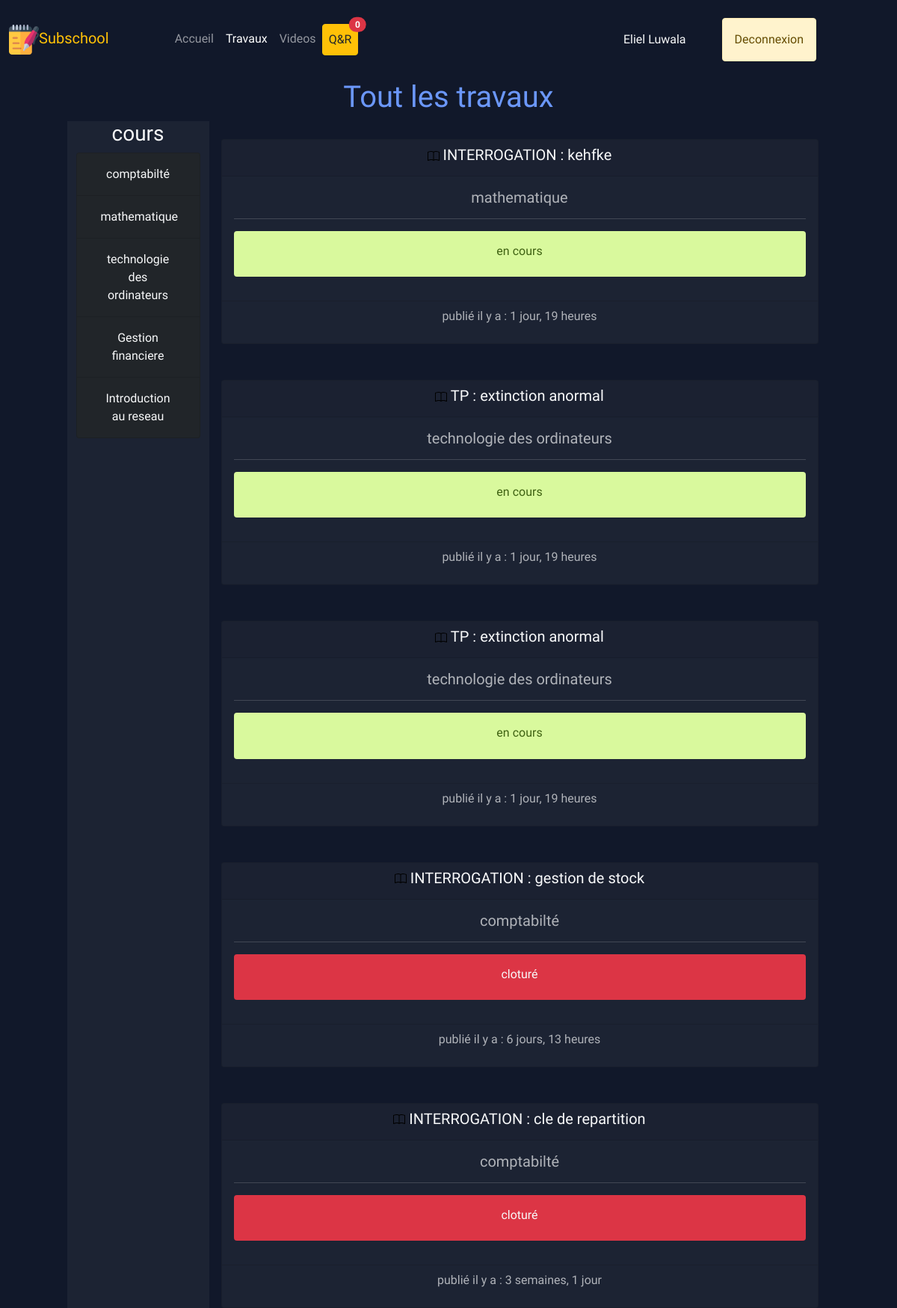
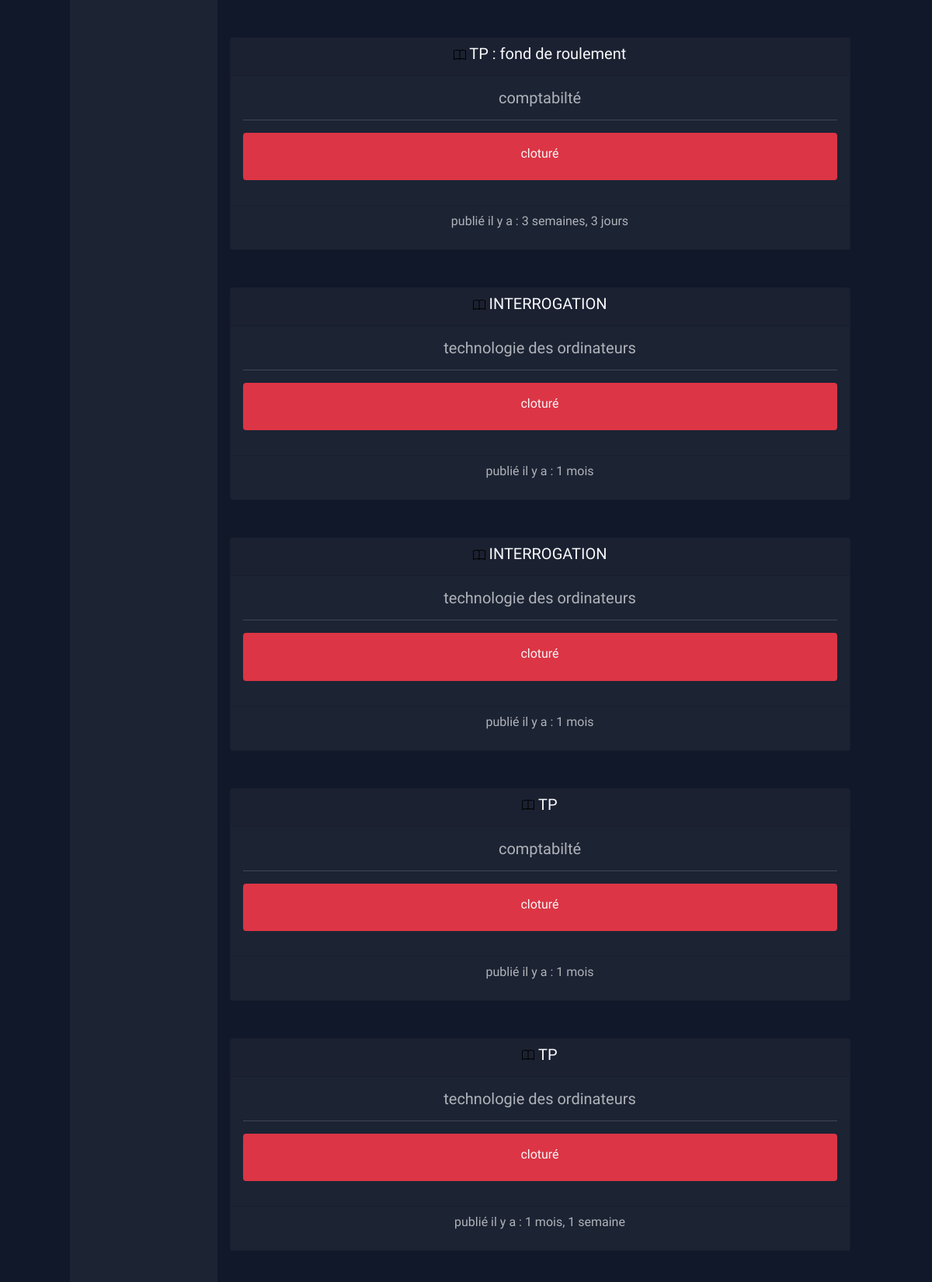
/homeworks_student_side/ (signed in, upper part), run on the app's committed database (2 pictures, top to bottom).
### school/models.py (models this page shows, shortened)
class Student(models.Model):
    user = models.OneToOneField(User, on_delete=models.CASCADE, null=True)
    name = models.CharField(max_length=255)
    matricule = models.CharField(max_length=255, null=True, blank=True)
    promotion = models.ForeignKey(Promotion, on_delete=models.CASCADE)
    com_prom = models.ForeignKey(Promotion, on_delete=models.SET_NULL, null=True, blank=True, related_name="complement")
    def __str__(self):
        return self.name

class Course(models.Model):
    image = models.FileField(upload_to="course_img", null=True)
    name = models.CharField(max_length=255)
    promotion = models.ManyToManyField(Promotion, related_name="courses")
    teacher = models.ForeignKey(Teacher, on_delete=models.CASCADE, null=True)
    credit = models.IntegerField(default=1)
    description = models.TextField(null=True)
    note = models.ManyToManyField(Note, related_name="note")
    hours = models.IntegerField()

class HomeWork(models.Model):
    course = models.ForeignKey(Course, on_delete=models.CASCADE)
    title = models.CharField(max_length=255, null=True)
    file = models.FileField(null=True, upload_to="homeworks")
    date = models.DateTimeField(auto_now_add=True)
    end = models.DateTimeField(null=True)
    notice = models.TextField(blank=True)
    cote = models.IntegerField()
    completed = models.BooleanField(default=False)
    type = models.CharField(choices=type_dutty, max_length=255, null=True)

### school/decorators.py (the view)
        def wrapper_func(request, *args, **kwargs):
            group = None
            if request.user.groups.exists():
                group = request.user.groups.all()[0].name
            if group in allowed_roles:
                return view_func(request, *args, **kwargs)
            else:
                return HttpResponse("Permission non accordée !")
            return wrapper_func(request, *args, **kwargs)

### school/views.py (called while the page is built, shortened)
@login_required(login_url='login')
@allowed_users(allowed_roles=['student'])
def homeworks_for_student(request):
    duttys = HomeWork.objects.filter(Q(course__promotion=request.user.student.promotion) | Q(course__promotion=request.user.student.com_prom)).order_by('-date')
    nbr_msg = Response.objects.filter(question__student=request.user.student, is_read=False).count()
    submission = None
    homework = None
    courses = Course.objects.filter(
        Q(promotion=request.user.student.promotion) | Q(promotion=request.user.student.com_prom))
    courses = set(courses)
    return render(request, 'school/homeworks_student_side.html', context={'homeworks': duttys, 'activedut': 'active', 'nbr_msg': nbr_msg, 'courses': courses})

### templates/school/homeworks_student_side.html (shortened to what this page needs)
{% extends 'school/base_student.html' %}
{% load static %}
{% block content %}
    <h1 class="text-center" style="color: #6B97FA">Tout les travaux</h1>
    <div class="col col-md-2 text-light" style="background-color: #1C2333">
        <h3 class="text-center">cours</h3>
        <ul class="list-group text-light text-center">
            {% for course in courses %}
                <li class="list-group-item bg-dark text-light"><a class="nav-link text-light bg-dark" href="{% url 'student-homeworks-det' course.id %}">{{ course.name }}</a></li>
            {% endfor %}
          </ul>
    </div>
    <div class="row col-md-9">
        {% for homework in homeworks %}
            <a class="nav-link" hx-get="{% url 'homework-detail-student' pk=homework.id %}" hx-target="#det-div" hx-trigger="click" hx-swap="innerHTML">
            <div class="card text-center mt-3 mb-3" style="background-color: #1C2333;color: #B0B3B9">
                <div class="card-header text-light">
                    <h5><img class="" style="" src="{% static 'img/book.svg' %}" alt=""> {{ homework.type }}{% if homework.title %} : {{ homework.title|lower }}{% endif %}</h5>
                </div>
                <div class="card-body " style="background-color: #1C2333">
                  <h5 class="card-title" style="opacity: 1;">{{ homework.course.name }}</h5>
                  <hr>
                    {% if not homework.completed %}<div class="alert" style="color: #3f6212;background-color: #d9f99d"><h6>en cours</h6></div>{% else %}
                        <div class="alert text-light bg-danger" style="background-color: #f87171"><h6 style="opacity: 1;">cloturé</h6></div>{% endif %}
                </div>
                <div class="card-footer" style="background-color: #1C2333">
                    <p>publié il y a : {{ homework.date|timesince }}</p>
                </div>
              </div>
            </a>
        {% endfor %}
    </div>
{% endblock %}

### templates/school/navbar_student.html (shortened to what this page needs)
{% load static %}
<nav class="navbar navbar-expand-lg navbar-dark">
    <div class="container-fluid">
    <a class="navbar-brand brand-site text-warning mx-auto" style="" href="{% url 'home-student' %}"><img src="{% static 'img/notes.png' %}" class="rounded" style="height: 5vh;width: 5vh">Subschool</a>
    <div class="collapse navbar-collapse" style="margin-left: 10vh" id="navbarNavAltMarkup">
      <ul class="navbar-nav mr-auto">
          <li class="nav-item">
            <a class="nav-link {{ activehome }}" aria-current="page" href="{% url 'home-student' %}">Accueil</a>
          </li>
          <li class="nav-item">
                        <a class="nav-link {{ activedut }}" href="{% url 'homework-for-student' %}">Travaux</a>
          </li>
          <li class="nav-item">
                <a class="nav-link {{ activevideo }}" href="{% url 'student-video' %}">Videos</a>
          </li>
          <li class="nav-item">
              <a type="button" class="nav-link btn btn-warning text-dark position-relative" id="qr-not" href="{% url 'question-student' %}">
                Q&R
                  <span class="position-absolute top-0 start-100 translate-middle badge rounded-pill bg-danger">
                    {{ nbr_msg }}
                  </span>
                </a>
          </li>
      </ul>
    </div>
    <div class="d-flex align-items-center mx-5 mt-3" id="auth-div" style="display: flex;flex-direction: row">
        <p class="text-light username" style="">{{ request.user.student  }}</p>
        {% if request.user.is_authenticated %}
                <a href="{% url 'logout' %}" id="auth-btn" style="" class="btn btn-warning mx-5 alert alert-warning">Deconnexion</a>
              {% endif %}
    </div>
    </div>
</nav>

### data on the page
Course: name "comptabilté"
Course: name "mathematique"
Course: name "technologie des ordinateurs"
Course: name "Gestion financiere"
Course: name "Introduction au reseau"
HomeWork: type "INTERROGATION", title "kehfke", course.name "mathematique", completed "en cours", date "1 jour, 19 heures"
HomeWork: type "TP", title "extinction anormal", course.name "technologie des ordinateurs", completed "en cours", date "1 jour, 19 heures"
HomeWork: type "INTERROGATION", title "gestion de stock", course.name "comptabilté", completed "cloturé", date "6 jours, 13 heures"
HomeWork: type "INTERROGATION", title "cle de repartition", course.name "comptabilté", completed "cloturé", date "3 semaines, 1 jour"
HomeWork: type "TP", title "fond de roulement", course.name "comptabilté", completed "cloturé", date "3 semaines, 3 jours"
HomeWork: type "INTERROGATION", course.name "technologie des ordinateurs", completed "cloturé", date "1 mois"
HomeWork: type "TP", course.name "comptabilté", completed "cloturé", date "1 mois"
HomeWork: type "TP", course.name "technologie des ordinateurs", completed "cloturé", date "1 mois, 1 semaine"

### other printed values
{{ nbr_msg }} "0"
{{ request.user.student }} "Eliel Luwala"
